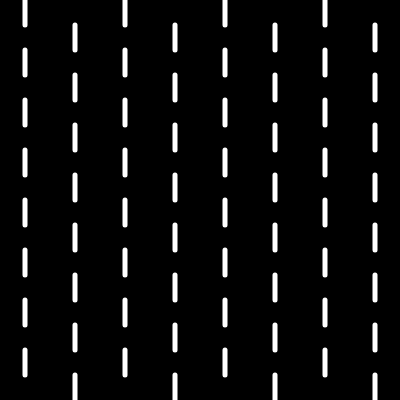
Frame 1 (no input)
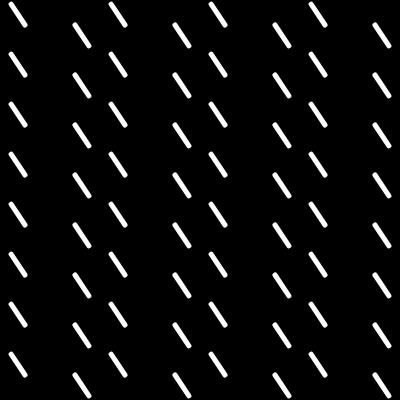
Frame 60 (no input)
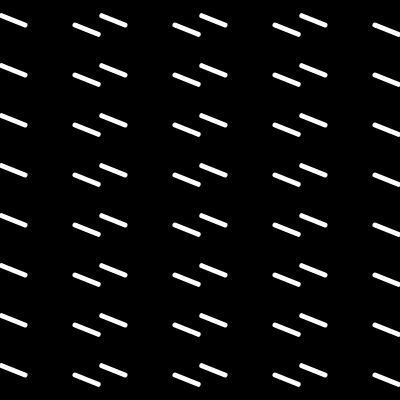
Frame 120 (the mouse pressed at the canvas centre since frame 60)

The p5.js sketch that drew these frames (run headless with seeded random() and noise() and a simulated clock; from frame 60 on, the mouse is pressed at the canvas centre):

// p5.js sketch
// ── sketch.js
var n = 0;

function setup() {
  createCanvas(400, 400);
  noFill();
  stroke(255);
  strokeWeight(5);
}

function draw() {
  background(0);

  for(var i = 0; i < 8; i++){ //i are the columns
    for(var j = 0; j < 8; j++){ //j are the rows
      if(i % 2 == 0){
        line(i * 50 + 25, j * 50 + 25, -sin(n) * 25 + i * 50 + 25, -cos(n) * 25 + j * 50 + 25);
      } else {
        line(i * 50 + 25, j * 50 + 25, sin(n) * 25 + i * 50 + 25, cos(n) * 25 + j * 50 + 25);
      }
    }
  }

  n = n + 0.01;
}
